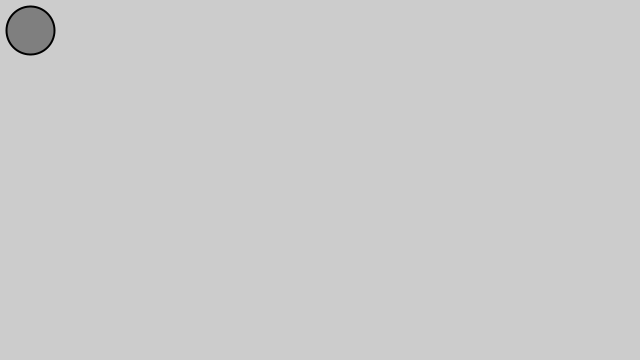
Frame 1 (no input)
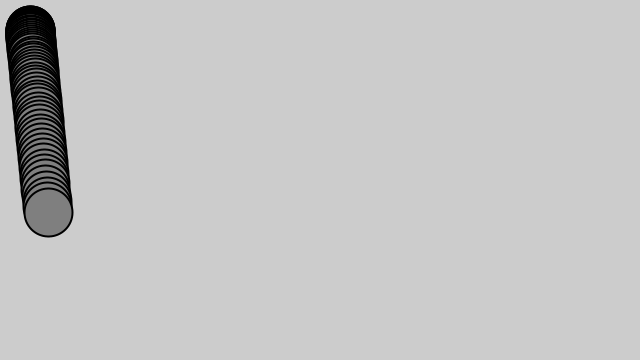
Frame 60 (the mouse pressed at the canvas centre just before this capture)
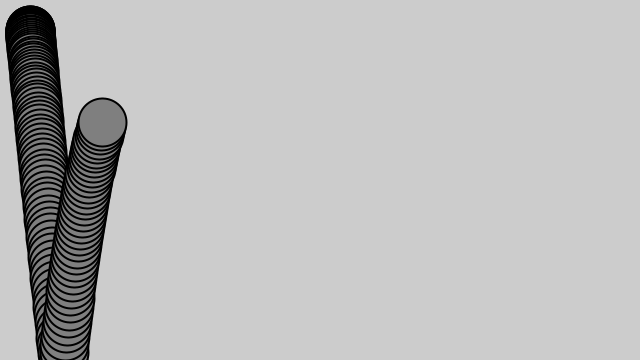
Frame 120 (the mouse held since frame 60 and released just before this capture)

The Processing sketch that drew these frames (run headless with seeded random() and noise(); from frame 60 on, the mouse is pressed at the canvas centre):

// Processing sketch: sketch_01Vectors_And_forces
// ── sketch_01Vectors_And_forces.pde

Mover m;

void setup() {
  size(640,360);
  m = new Mover(); 
}

void draw() {
  //background(255);

  PVector wind = new PVector(0.01,0);
  PVector gravity = new PVector(0,0.1);
  m.applyForce(wind);
  m.applyForce(gravity);


  m.update();
  m.display();
  m.checkEdges();

}


// ── particle.pde

class Mover {

  PVector position;
  PVector velocity;
  PVector acceleration;
  float mass;

  Mover() {
    position = new PVector(30,30);
    velocity = new PVector(0,0);
    acceleration = new PVector(0,0);
    mass = 1;
  }
  
  void applyForce(PVector force) {
    PVector f = PVector.div(force,mass);
    acceleration.add(force);
  }
  
  void update() {
    velocity.add(acceleration);
    position.add(velocity);
    acceleration.mult(0);
  }

  void display() {
    stroke(0);
    strokeWeight(2);
    fill(127);
    ellipse(position.x,position.y,48,48);
  }

  void checkEdges() {

    if (position.x > width) {
      position.x = width;
      velocity.x *= -1;
    } else if (position.x < 0) {
      velocity.x *= -1;
      position.x = 0;
    }

    if (position.y > height) {
      velocity.y *= -1;
      position.y = height;
    }

  }

}
